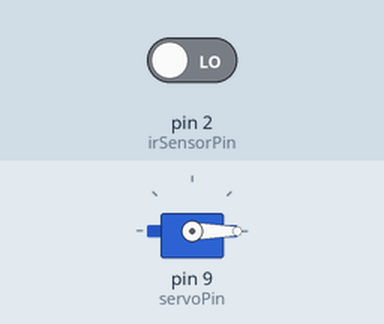
Recording of a sketch running on a simulated Arduino Uno, built with avr-gcc and run on an emulated ATmega328P. On the bench: servo. The inputs (shaded band) are chosen by the test bench; at power-on: pin 2 (irSensorPin) LOW.

Above: at 1.2 s.
1.3 s: pin 2 (irSensorPin) driven HIGH
At 2.1 s:
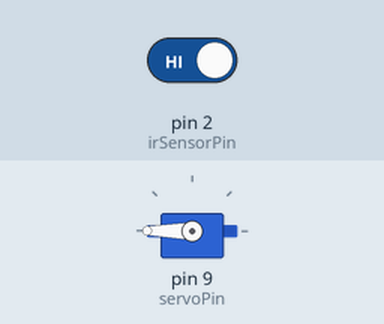
4.3 s: pin 2 (irSensorPin) driven LOW
At 5.0 s:
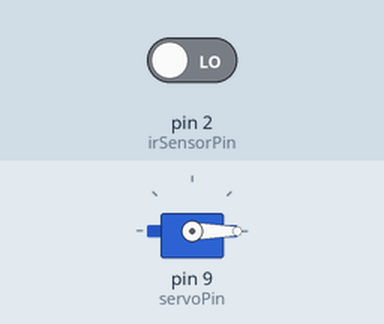
Timing chart, 0 to 7.3 s (numbered marks = the images above; inputs shaded):
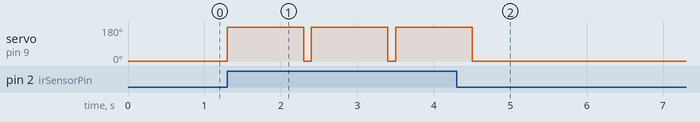

Measured:
- after the input at 1.3 s, servo on pin 9 (servoPin): alternates 180° for 1.0 s and 0° for 0.10 s, starting at once
- after the input at 4.3 s, servo on pin 9 (servoPin): goes on until 4.5 s, then stays 0°

The sketch:

ir_servo_copy_20240822152551.ino
```cpp
#include <Servo.h>  // Include the Servo library

Servo myServo;  // Create a servo object to control a servo

int irSensorPin = 2;  // Pin where the IR sensor is connected
int irSensorValue = 0;  // Variable to store the value from the IR sensor
int servoPin = 9;  // Pin where the servo motor is connected

void setup() {
  myServo.attach(servoPin);  // Attach the servo on pin 9 to the servo object
  pinMode(irSensorPin, INPUT);  // Set the IR sensor pin as an input
  myServo.write(0);  // Initialize the servo position to 0 degrees
}

void loop() {
  irSensorValue = digitalRead(irSensorPin);  // Read the value from the IR sensor

  if (irSensorValue == HIGH) {  // If the IR sensor detects an object
    myServo.write(180);  // Rotate the servo to 180 degrees
    delay(1000);  // Wait for 1 second
    myServo.write(0);  // Rotate the servo back to 0 degrees
  }

  delay(100);  // Small delay to avoid multiple detections for a single object
}
```
